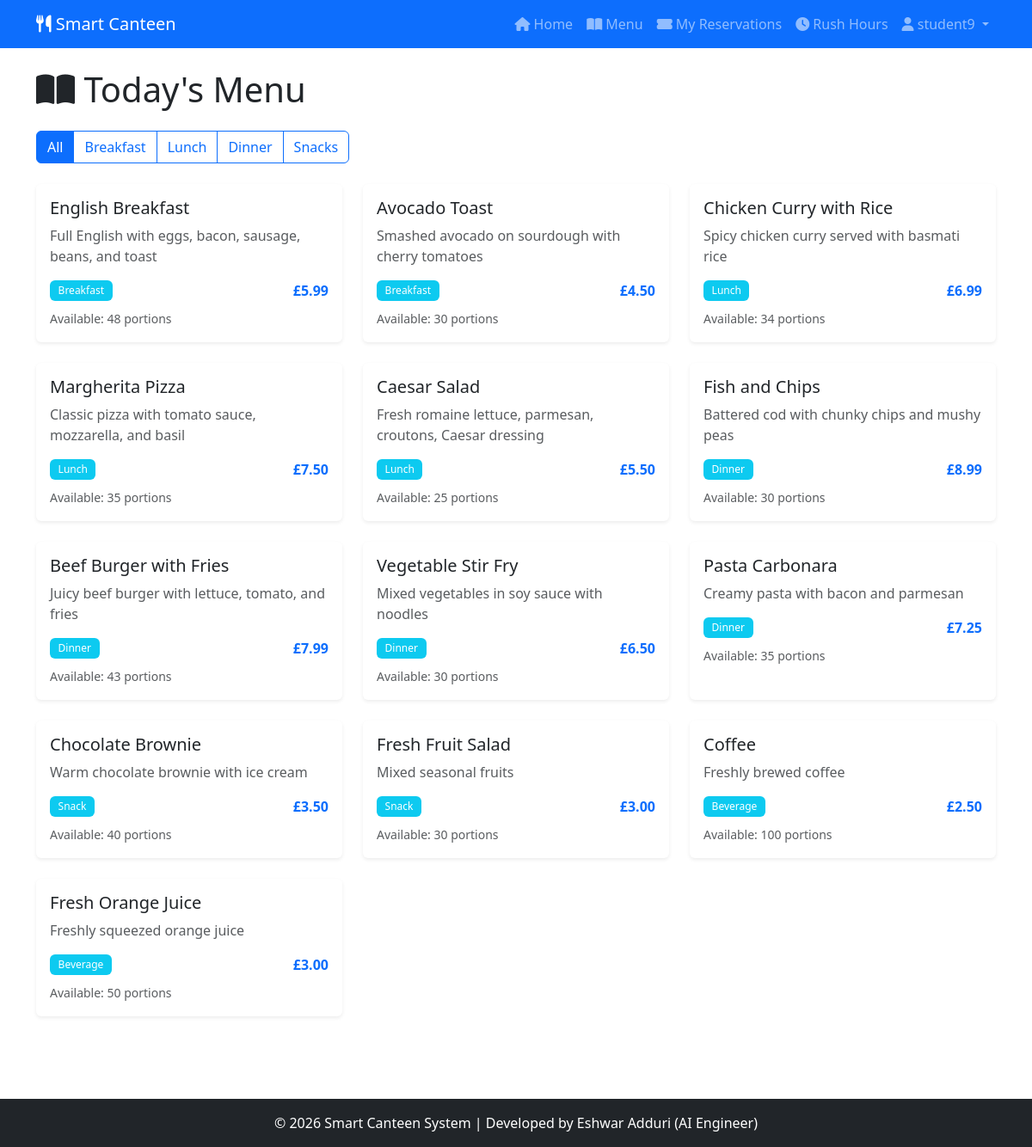
Page /student/menu (signed in) on the committed database.
### models.py (models this page shows, shortened)
class User(UserMixin, db.Model):
    __tablename__ = 'users'
    id = db.Column(db.Integer, primary_key=True)
    username = db.Column(db.String(80), unique=True, nullable=False, index=True)
    email = db.Column(db.String(120), unique=True, nullable=False, index=True)
    password_hash = db.Column(db.String(255), nullable=False)
    role = db.Column(db.String(20), nullable=False, default='student')  # 'student' or 'admin'
    department = db.Column(db.String(100))
    created_at = db.Column(db.DateTime, default=datetime.utcnow)
    reservations = db.relationship('Reservation', backref='user', lazy='dynamic', cascade='all, delete-orphan')
    def is_admin(self):
        return self.role == 'admin'

class Meal(db.Model):
    __tablename__ = 'meals'
    id = db.Column(db.Integer, primary_key=True)
    name = db.Column(db.String(100), nullable=False)
    description = db.Column(db.Text)
    price = db.Column(db.Float, nullable=False)
    category = db.Column(db.String(50), nullable=False)  # breakfast, lunch, dinner, snack
    stock = db.Column(db.Integer, default=0)
    image_url = db.Column(db.String(255))
    is_available = db.Column(db.Boolean, default=True)
    created_at = db.Column(db.DateTime, default=datetime.utcnow)
    updated_at = db.Column(db.DateTime, default=datetime.utcnow, onupdate=datetime.utcnow)
    reservations = db.relationship('Reservation', backref='meal', lazy='dynamic')
    predictions = db.relationship('Prediction', backref='meal', lazy='dynamic')

### app.py (the view)
@app.route('/student/menu')
@login_required
def view_menu():
    category = request.args.get('category', 'all')
    if category == 'all':
        meals = Meal.query.filter_by(is_available=True).all()
    else:
        meals = Meal.query.filter_by(category=category, is_available=True).all()
    return render_template('menu.html', meals=meals, category=category)

### app.py (called while the page is built)
@login_manager.user_loader
def load_user(user_id):
    return User.query.get(int(user_id))

### templates/menu.html (shortened to what this page needs)
{% extends "base.html" %}
{% block content %}
<div class="container">
    <h1 class="mb-4"><i class="fas fa-book-open"></i> Today's Menu</h1>
    <div class="mb-4">
        <div class="btn-group" role="group">
            <a href="{{ url_for('view_menu', category='all') }}"
               class="btn btn-{% if category == 'all' %}primary{% else %}outline-primary{% endif %}">All</a>
            <a href="{{ url_for('view_menu', category='breakfast') }}"
               class="btn btn-{% if category == 'breakfast' %}primary{% else %}outline-primary{% endif %}">Breakfast</a>
            <a href="{{ url_for('view_menu', category='lunch') }}"
               class="btn btn-{% if category == 'lunch' %}primary{% else %}outline-primary{% endif %}">Lunch</a>
            <a href="{{ url_for('view_menu', category='dinner') }}"
               class="btn btn-{% if category == 'dinner' %}primary{% else %}outline-primary{% endif %}">Dinner</a>
            <a href="{{ url_for('view_menu', category='snack') }}"
               class="btn btn-{% if category == 'snack' %}primary{% else %}outline-primary{% endif %}">Snacks</a>
        </div>
    </div>
    <div class="row">
        {% if meals %}
            {% for meal in meals %}
                <div class="col-md-4 mb-4">
                    <div class="card h-100 shadow-sm">
                        <div class="card-body">
                            <h5 class="card-title">{{ meal.name }}</h5>
                            <p class="card-text text-muted">{{ meal.description or 'Delicious meal' }}</p>
                            <div class="d-flex justify-content-between align-items-center mb-2">
                                <span class="badge bg-info">{{ meal.category|title }}</span>
                                <strong class="text-primary">£{{ "%.2f"|format(meal.price) }}</strong>
                            </div>
                            <small class="text-muted">Available: {{ meal.stock }} portions</small>
                        </div>
                    </div>
                </div>
            {% endfor %}
        {% else %}
            <div class="col-12">
                <div class="alert alert-info text-center">
                    No meals available in this category.
                </div>
            </div>
        {% endif %}
    </div>
</div>
{% endblock %}

### templates/base.html (shortened to what this page needs)
<!DOCTYPE html>
<html lang="en">
<head>
    <link href="https://cdn.jsdelivr.net/npm/bootstrap@5.3.0/dist/css/bootstrap.min.css" rel="stylesheet">
    <link rel="stylesheet" href="https://cdnjs.cloudflare.com/ajax/libs/font-awesome/6.4.0/css/all.min.css">
    <link rel="stylesheet" href="{{ url_for('static', filename='css/style.css') }}">
</head>
<body>
    <nav class="navbar navbar-expand-lg navbar-dark bg-primary">
        <div class="container">
            <a class="navbar-brand" href="{{ url_for('index') }}">
                <i class="fas fa-utensils"></i> Smart Canteen
            </a>
            <div class="collapse navbar-collapse" id="navbarNav">
                <ul class="navbar-nav ms-auto">
                    {% if current_user.is_authenticated %}
                        {% if current_user.is_admin() %}
                            <li class="nav-item">
                                <a class="nav-link" href="{{ url_for('admin_dashboard') }}">
                                    <i class="fas fa-dashboard"></i> Dashboard
                                </a>
                            </li>
                            <li class="nav-item">
                                <a class="nav-link" href="{{ url_for('manage_meals') }}">
                                    <i class="fas fa-hamburger"></i> Meals
                                </a>
                            </li>
                            <li class="nav-item">
                                <a class="nav-link" href="{{ url_for('analytics') }}">
                                    <i class="fas fa-chart-line"></i> Analytics
                                </a>
                            </li>
                        {% else %}
                            <li class="nav-item">
                                <a class="nav-link" href="{{ url_for('student_dashboard') }}">
                                    <i class="fas fa-home"></i> Home
                                </a>
                            </li>
                            <li class="nav-item">
                                <a class="nav-link" href="{{ url_for('view_menu') }}">
                                    <i class="fas fa-book-open"></i> Menu
                                </a>
                            </li>
                            <li class="nav-item">
                                <a class="nav-link" href="{{ url_for('my_reservations') }}">
                                    <i class="fas fa-ticket-alt"></i> My Reservations
                                </a>
                            </li>
                            <li class="nav-item">
                                <a class="nav-link" href="{{ url_for('rush_prediction') }}">
                                    <i class="fas fa-clock"></i> Rush Hours
                                </a>
                            </li>
                        {% endif %}
                        <li class="nav-item dropdown">
                            <a class="nav-link dropdown-toggle" href="#" id="userDropdown" role="button" data-bs-toggle="dropdown">
                                <i class="fas fa-user"></i> {{ current_user.username }}
                            </a>
                        </li>
                    {% endif %}
                </ul>
            </div>
        </div>
    </nav>
    <main class="py-4">
        {% block content %}{% endblock %}
    </main>
    <footer class="bg-dark text-white text-center py-3 mt-5">
        <div class="container">
            <p class="mb-0">&copy; 2026 Smart Canteen System | Developed by Eshwar Adduri (AI Engineer)</p>
        </div>
    </footer>
</body>
</html>

### static/css/style.css (style rules this page uses)
:root { --primary-color: #0d6efd; --success-color: #198754; --warning-color: #ffc107; --danger-color: #dc3545; --info-color: #0dcaf0; }
body { font-family: 'Segoe UI', Tahoma, Geneva, Verdana, sans-serif; min-height: 100vh; display: flex; flex-direction: column; }
main { flex: 1; }
.card { transition: transform 0.2s, box-shadow 0.2s; border: none; }
.badge { padding: 0.5em 0.8em; font-weight: 500; }
.btn { transition: all 0.2s; }
.fade-in { animation: fadeIn 0.5s ease-in; }
footer { background-color: #343a40; color: white; margin-top: auto; }

### rows in the picture
User: username "student9"
Meal: name "English Breakfast", description "Full English with eggs, bacon, sausage, beans, and toast", category "Breakfast", price "5.99", stock "48"
Meal: name "Avocado Toast", description "Smashed avocado on sourdough with cherry tomatoes", category "Breakfast", price "4.50", stock "30"
Meal: name "Chicken Curry with Rice", description "Spicy chicken curry served with basmati rice", category "Lunch", price "6.99", stock "34"
Meal: name "Margherita Pizza", description "Classic pizza with tomato sauce, mozzarella, and basil", category "Lunch", price "7.50", stock "35"
Meal: name "Caesar Salad", description "Fresh romaine lettuce, parmesan, croutons, Caesar dressing", category "Lunch", price "5.50", stock "25"
Meal: name "Fish and Chips", description "Battered cod with chunky chips and mushy peas", category "Dinner", price "8.99", stock "30"
Meal: name "Beef Burger with Fries", description "Juicy beef burger with lettuce, tomato, and fries", category "Dinner", price "7.99", stock "43"
Meal: name "Vegetable Stir Fry", description "Mixed vegetables in soy sauce with noodles", category "Dinner", price "6.50", stock "30"
Meal: name "Pasta Carbonara", description "Creamy pasta with bacon and parmesan", category "Dinner", price "7.25", stock "35"
Meal: name "Chocolate Brownie", description "Warm chocolate brownie with ice cream", category "Snack", price "3.50", stock "40"
Meal: name "Fresh Fruit Salad", description "Mixed seasonal fruits", category "Snack", price "3.00", stock "30"
Meal: name "Coffee", description "Freshly brewed coffee", category "Beverage", price "2.50", stock "100"
Meal: name "Fresh Orange Juice", description "Freshly squeezed orange juice", category "Beverage", price "3.00", stock "50"
